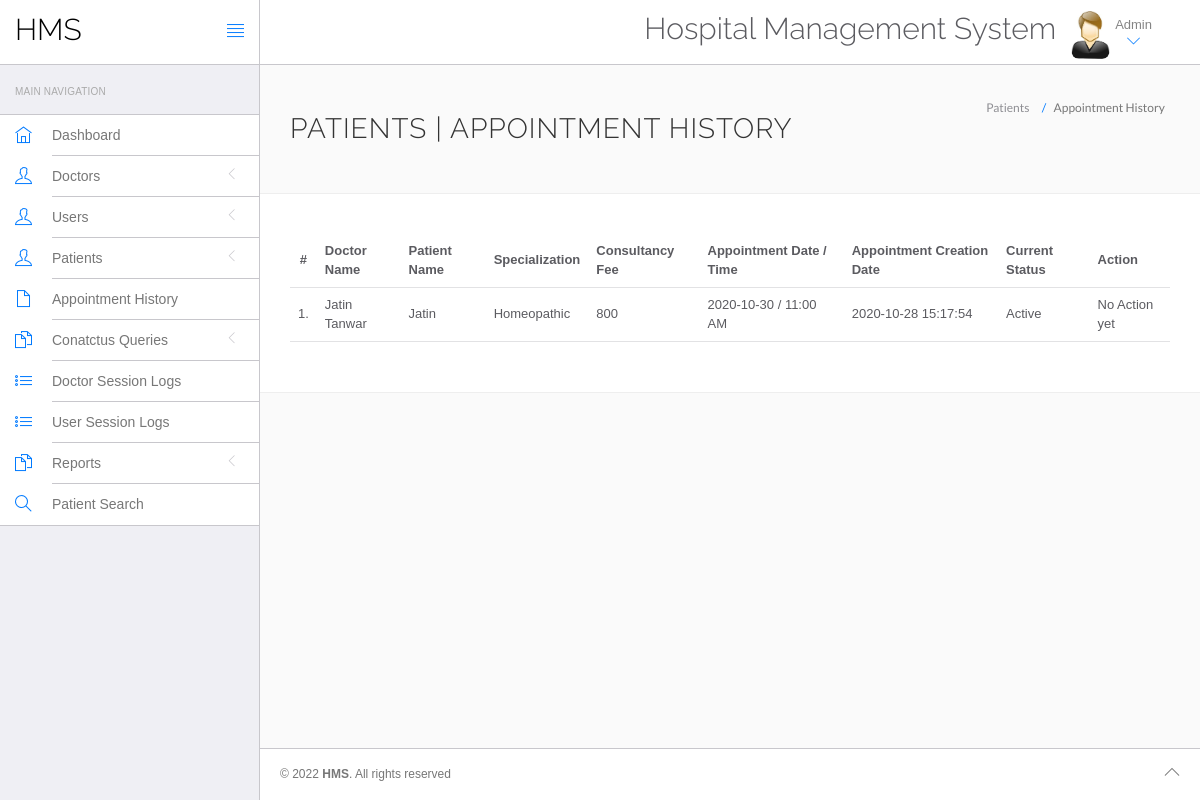
The app's page /hms/admin/appointment-history.php (signed in) with its own data.
### tables this page shows
CREATE TABLE `appointment` (
  `id` int(11) NOT NULL,
  `doctorSpecialization` varchar(255) DEFAULT NULL,
  `doctorId` int(11) DEFAULT NULL,
  `userId` int(11) DEFAULT NULL,
  `consultancyFees` int(11) DEFAULT NULL,
  `appointmentDate` varchar(255) DEFAULT NULL,
  `appointmentTime` varchar(255) DEFAULT NULL,
  `postingDate` timestamp NULL DEFAULT current_timestamp(),
  `userStatus` int(11) DEFAULT NULL,
  `doctorStatus` int(11) DEFAULT NULL,
  `updationDate` timestamp NULL DEFAULT NULL ON UPDATE current_timestamp()
);

CREATE TABLE `doctors` (
  `id` int(11) NOT NULL,
  `specilization` varchar(255) DEFAULT NULL,
  `doctorName` varchar(255) DEFAULT NULL,
  `address` longtext DEFAULT NULL,
  `docFees` varchar(255) DEFAULT NULL,
  `contactno` bigint(11) DEFAULT NULL,
  `docEmail` varchar(255) DEFAULT NULL,
  `password` varchar(255) DEFAULT NULL,
  `creationDate` timestamp NULL DEFAULT current_timestamp(),
  `updationDate` timestamp NULL DEFAULT NULL ON UPDATE current_timestamp()
);

CREATE TABLE `users` (
  `id` int(11) NOT NULL,
  `fullName` varchar(255) DEFAULT NULL,
  `address` longtext DEFAULT NULL,
  `city` varchar(255) DEFAULT NULL,
  `gender` varchar(255) DEFAULT NULL,
  `email` varchar(255) DEFAULT NULL,
  `password` varchar(255) DEFAULT NULL,
  `regDate` timestamp NULL DEFAULT current_timestamp(),
  `updationDate` timestamp NULL DEFAULT NULL ON UPDATE current_timestamp()
);

### hms/admin/appointment-history.php (the view, shortened to what this page needs)
<?php
include('include/config.php');
?>
<!DOCTYPE html>
<html lang="en">
	<head>
		<link rel="stylesheet" href="vendor/bootstrap/css/bootstrap.min.css">
		<link rel="stylesheet" href="vendor/fontawesome/css/font-awesome.min.css">
		<link rel="stylesheet" href="vendor/themify-icons/themify-icons.min.css">
		<link href="vendor/animate.css/animate.min.css" rel="stylesheet" media="screen">
		<link href="vendor/perfect-scrollbar/perfect-scrollbar.min.css" rel="stylesheet" media="screen">
		<link href="vendor/switchery/switchery.min.css" rel="stylesheet" media="screen">
		<link href="vendor/bootstrap-touchspin/jquery.bootstrap-touchspin.min.css" rel="stylesheet" media="screen">
		<link href="vendor/select2/select2.min.css" rel="stylesheet" media="screen">
		<link href="vendor/bootstrap-datepicker/bootstrap-datepicker3.standalone.min.css" rel="stylesheet" media="screen">
		<link href="vendor/bootstrap-timepicker/bootstrap-timepicker.min.css" rel="stylesheet" media="screen">
		<link rel="stylesheet" href="assets/css/styles.css">
		<link rel="stylesheet" href="assets/css/plugins.css">
		<link rel="stylesheet" href="assets/css/themes/theme-1.css" id="skin_color" />
	</head>
	<body>
		<div id="app">
<?php include('include/sidebar.php');?>
			<div class="app-content">
					<?php include('include/header.php');?>
				<div class="main-content" >
					<div class="wrap-content container" id="container">
						<section id="page-title">
							<div class="row">
								<div class="col-sm-8">
									<h1 class="mainTitle">Patients  | Appointment History</h1>
																	</div>
								<ol class="breadcrumb">
									<li>
										<span>Patients </span>
									</li>
									<li class="active">
										<span>Appointment History</span>
									</li>
								</ol>
							</div>
						</section>
						<div class="container-fluid container-fullw bg-white">
									<div class="row">
								<div class="col-md-12">
									<table class="table table-hover" id="sample-table-1">
										<thead>
											<tr>
												<th class="center">#</th>
												<th class="hidden-xs">Doctor Name</th>
												<th>Patient Name</th>
												<th>Specialization</th>
												<th>Consultancy Fee</th>
												<th>Appointment Date / Time </th>
												<th>Appointment Creation Date  </th>
												<th>Current Status</th>
												<th>Action</th>
											</tr>
										</thead>
										<tbody>
<?php
$sql=mysqli_query($con,"select doctors.doctorName as docname,users.fullName as pname,appointment.*  from appointment join doctors on doctors.id=appointment.doctorId join users on users.id=appointment.userId ");
$cnt=1;
while($row=mysqli_fetch_array($sql))
{
?>
											<tr>
												<td class="center"><?php echo $cnt;?>.</td>
												<td class="hidden-xs"><?php echo $row['docname'];?></td>
												<td class="hidden-xs"><?php echo $row['pname'];?></td>
												<td><?php echo $row['doctorSpecialization'];?></td>
												<td><?php echo $row['consultancyFees'];?></td>
												<td><?php echo $row['appointmentDate'];?> / <?php echo
												 $row['appointmentTime'];?>
												</td>
												<td><?php echo $row['postingDate'];?></td>
												<td>
<?php if(($row['userStatus']==1) && ($row['doctorStatus']==1))
{
	echo "Active";
}
												?></td>
												<td >
												<div class="visible-md visible-lg hidden-sm hidden-xs">
							<?php if(($row['userStatus']==1) && ($row['doctorStatus']==1))
{
echo "No Action yet";
	 } else {
		echo "Canceled";
		} ?>
												</div>
												</td>
											</tr>
											<?php
$cnt=$cnt+1;
											 }?>
										</tbody>
									</table>
								</div>
							</div>
								</div>
					</div>
				</div>
			</div>
	<?php include('include/footer.php');?>
		</div>
	</body>
</html>

### hms/admin/assets/css/themes/theme-1.css (style rules this page uses)
body { background: #FAFAFA; }

### records on screen
appointment: doctorId.doctorName "Jatin Tanwar", userId.fullName "Jatin", doctorSpecialization "Homeopathic", consultancyFees "800", appointmentDate "2020-10-30", appointmentTime "11:00 AM", postingDate "2020-10-28 15:17:54", userStatus "Active"
